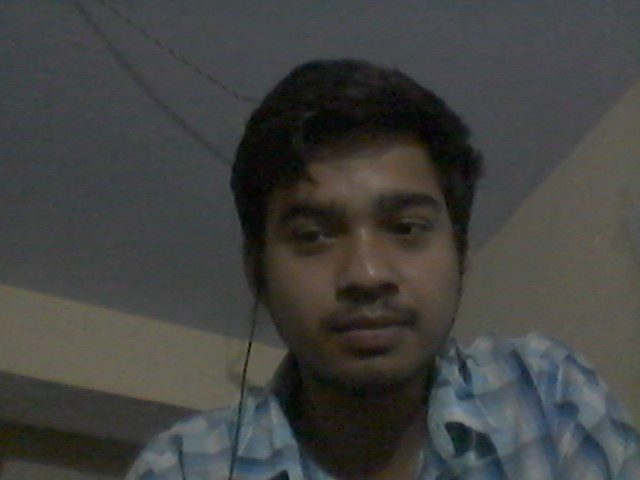
%> input picture Face_recognition/database/1.jpg, 640 x 480 px
$ octave --eval "result = face_detector(imread('database/1.jpg'));"   (GNU Octave 9; MATLAB toolbox functions it lacks are replaced by stand-ins)
%> lines starting %> are read from the running program, lines starting %| are printed output that depends on the picture
% read the image
function [my_Face] = face_detector(im)
A = im;
%> A is the input picture: size 480x640x3 uint8; mean R, G, B 65.9, 66.9, 64.8
A=rgb2gray(A);
%> A: size 480x640 uint8
%get face detection objects
FaceDetector = vision.CascadeObjectDetector();

%Use face detector on A get the faces
BBOX = step(FaceDetector,A);
%> BBOX = [246 136 240 240]

% annotate the faces
S = insertObjectAnnotation(A,'rectangle',BBOX,'Faces');
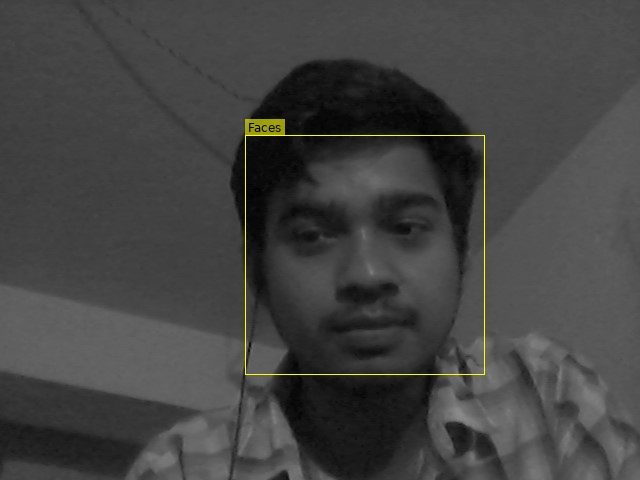
%> S: size 480x640x3 uint8; mean R, G, B 67.3, 67.3, 66.2


%display the number of faces
n=size(BBOX,1);
%> n = 1
str_n=num2str(n);
%> str_n = '1'
str=strcat('number of detected fcaes are ',str_n);
%> str = 'number of detected fcaes are1'
disp(str);
%| number of detected fcaes are1
for i=1:n
my_Face=imcrop(A,BBOX(i,:));
figure;
end
%> this loop made 1 pass
%> pass 1, in face_detector, `my_Face=imcrop(A,BBOX(i,:));`:
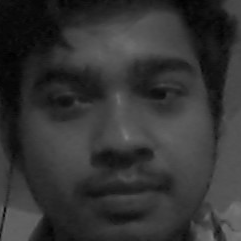
%> my_Face: size 241x241 uint8; min 1, max 125, mean 51.5

$ run again, on Face_recognition/database/10.jpg
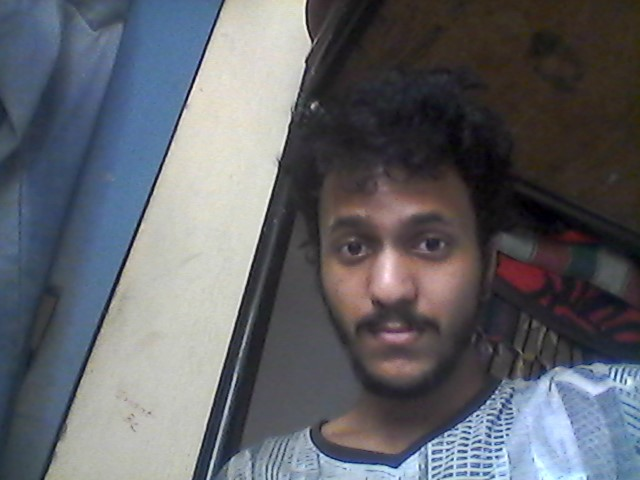
%> input picture Face_recognition/database/10.jpg, 640 x 480 px
%> in face_detector, A is the input picture: size 480x640x3 uint8; mean R, G, B 96.3, 98.5, 104.7
%> in face_detector, `A=rgb2gray(A);`:
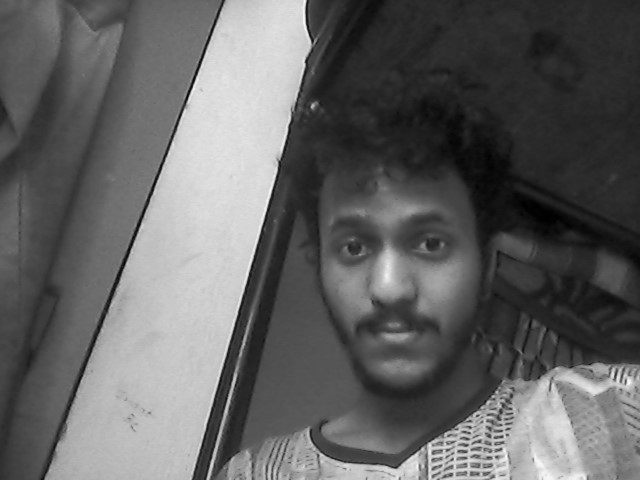
%> A: size 480x640 uint8; min 0, max 251, mean 98.6
%> BBOX = [281 160 227 227]
%> n = 1
%> str_n = '1'
%> str = 'number of detected fcaes are1'
%| number of detected fcaes are1
%> the loop in face_detector, `for i=1:n` made 1 pass
%> pass 1, in face_detector, `my_Face=imcrop(A,BBOX(i,:));`:
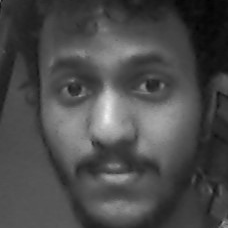
%> my_Face: size 228x228 uint8; min 1, max 241, mean 74.6

$ run again, on Face_recognition/database/11.jpg
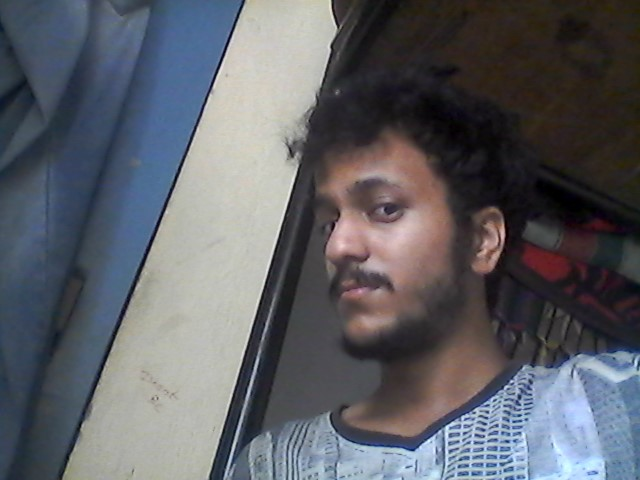
%> input picture Face_recognition/database/11.jpg, 640 x 480 px
%> in face_detector, A is the input picture: size 480x640x3 uint8; mean R, G, B 93.7, 95.5, 101.5
%> in face_detector, `A=rgb2gray(A);`:
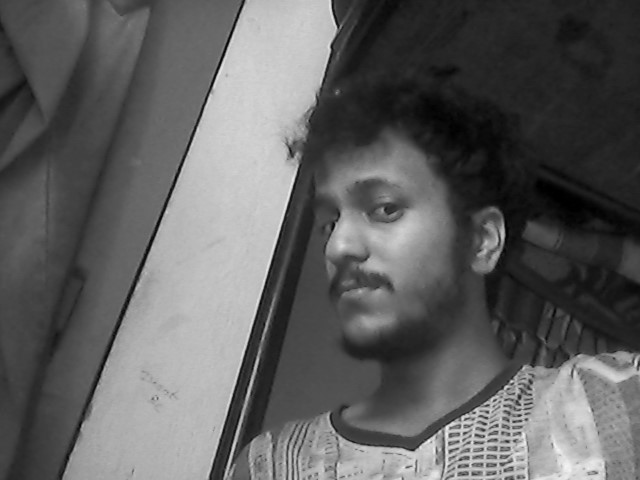
%> A: size 480x640 uint8; min 0, max 244, mean 95.6
%> BBOX = [258 133 199 199]
%> n = 1
%> str_n = '1'
%> str = 'number of detected fcaes are1'
%| number of detected fcaes are1
%> the loop in face_detector, `for i=1:n` made 1 pass
%> pass 1, in face_detector, `my_Face=imcrop(A,BBOX(i,:));`:
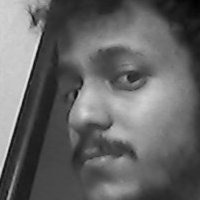
%> my_Face: size 200x200 uint8; min 1, max 231, mean 101.5

$ run again, on Face_recognition/database/12.jpg
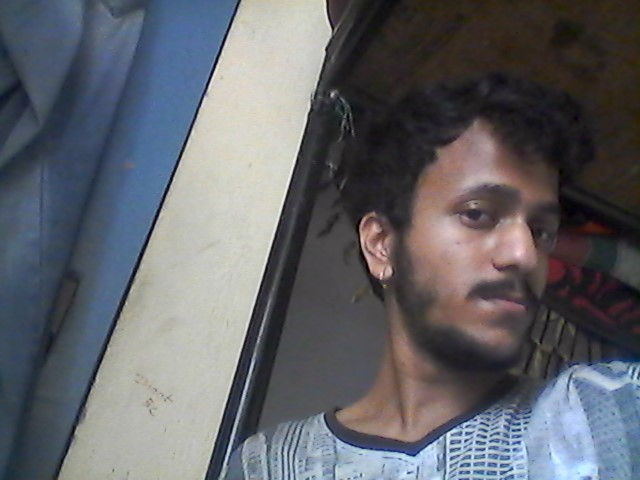
%> input picture Face_recognition/database/12.jpg, 640 x 480 px
%> in face_detector, A is the input picture: size 480x640x3 uint8; mean R, G, B 98.1, 99.7, 105.4
%> in face_detector, `A=rgb2gray(A);`:
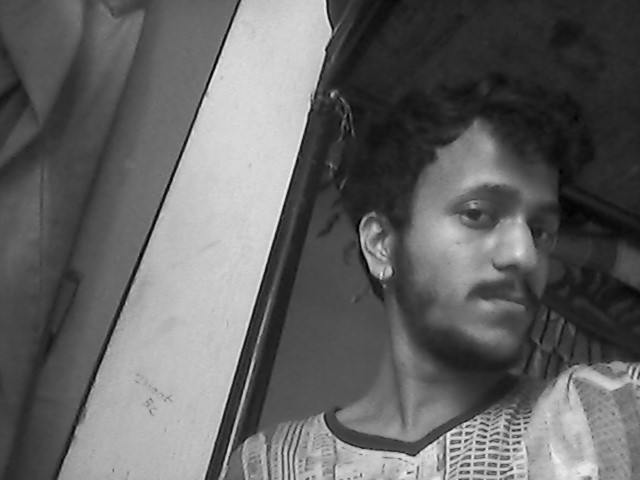
%> A: size 480x640 uint8; min 1, max 245, mean 99.9
%> BBOX = [404 137 209 209]
%> n = 1
%> str_n = '1'
%> str = 'number of detected fcaes are1'
%| number of detected fcaes are1
%> the loop in face_detector, `for i=1:n` made 1 pass
%> pass 1, in face_detector, `my_Face=imcrop(A,BBOX(i,:));`:
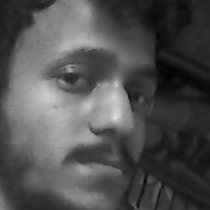
%> my_Face: size 210x210 uint8; min 2, max 225, mean 80.4
